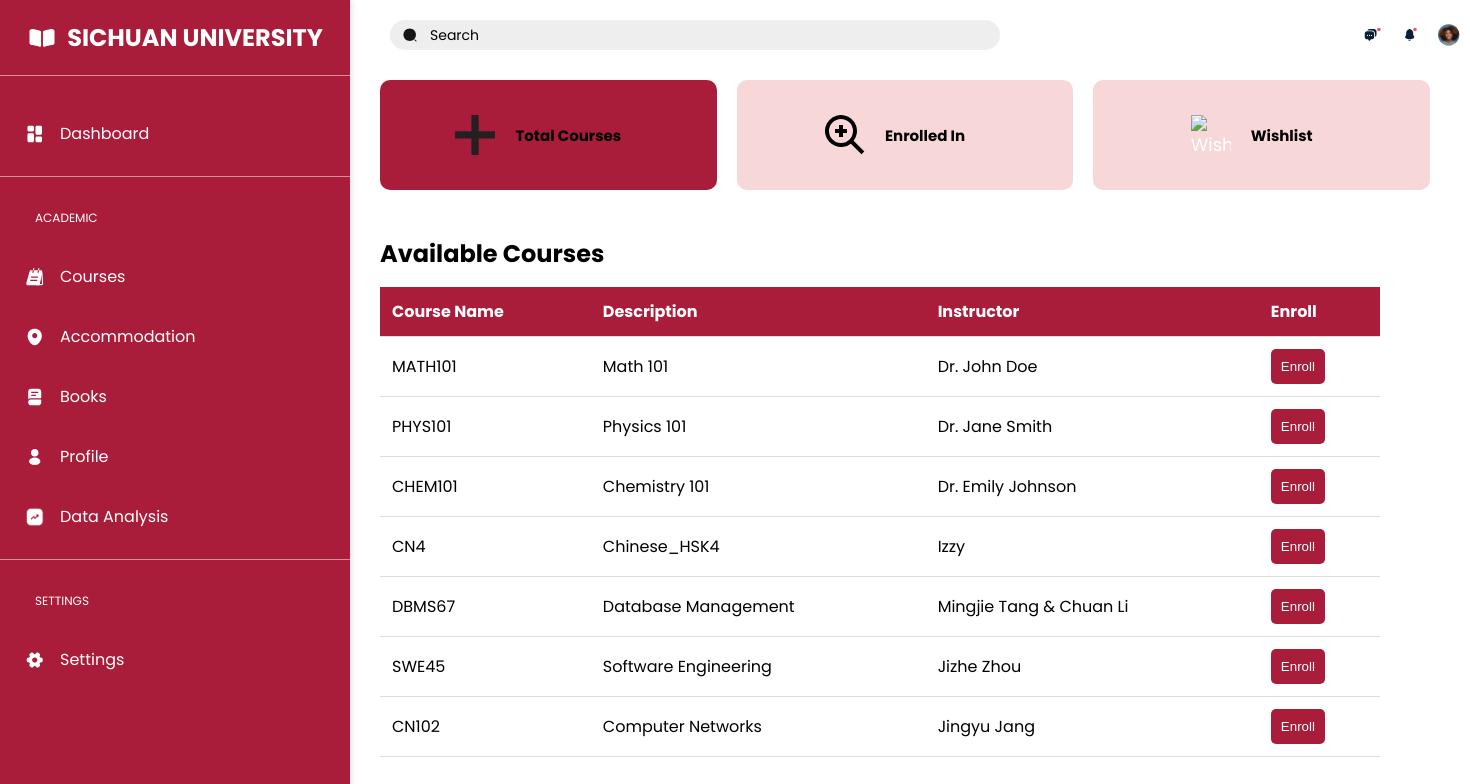
Screenshot of /courses with the database file from the repository.
### tables this page shows
CREATE TABLE courses (
                id INTEGER PRIMARY KEY AUTOINCREMENT,
                course_code TEXT NOT NULL,
                course_name TEXT NOT NULL,
                instructor TEXT,
                credits INTEGER NOT NULL,
                status TEXT NOT NULL
            );

### app.py (the view)
@app.route('/courses')
def index():
    conn = get_db_connection()
    courses = conn.execute('SELECT * FROM courses').fetchall()
    total_courses = conn.execute('SELECT COUNT(*) FROM courses').fetchone()[0]
    total_enrolled = conn.execute("SELECT COUNT(*) FROM courses WHERE status='Enrolled'").fetchone()[0]
    conn.close()
    return render_template('courses.html', courses=courses, total_courses=total_courses, total_enrolled=total_enrolled)

### app.py (called while the page is built)
def get_db_connection():
    conn = sqlite3.connect('student_info_system.db')
    conn.row_factory = sqlite3.Row  # This allows us to access columns by name
    return conn

### templates/courses.html (shortened to what this page needs)
<!DOCTYPE html>
<html lang="en">
<head>
    <link rel="stylesheet" href="/static/css/styles.css">
</head>
<body>
    <div class="sidebar">
        <div class="title">
            <img src="/static/img/book.svg" alt="Book Icon" width="30" height="30">
            <h1>SICHUAN UNIVERSITY</h1>
        </div>
        <hr>
        <a href="/dashboard" class="button">
            <img src="/static/img/dash.svg" alt="Dash Icon" width="20" height="20">
            Dashboard
        </a>
        <hr>
        <p>ACADEMIC</p>
        <a href="/courses" class="button">
            <img src="/static/img/menu.svg" alt="Dash Icon" width="20" height="20">
            Courses
        </a>
        <a href="/accommodations" class="button">
            <img src="/static/img/location.svg" alt="Dash Icon" width="20" height="20">
            Accommodation
        </a>
        <a href="/books" class="button">
            <img src="/static/img/books.svg" alt="Dash Icon" width="20" height="20">
            Books
        </a>
        <a href="/profile" class="button">
            <img src="/static/img/profile.svg" alt="Dash Icon" width="20" height="20">
            Profile
        </a>
        <a href="/analysis" class="button">
            <img src="/static/img/analysis.png" alt="Dash Icon" width="20" height="20">
            Data Analysis
        </a>
        <hr>
        <p>SETTINGS</p>
        <a href="#" class="button">
            <img src="/static/img/SET.svg" alt="Dash Icon" width="20" height="20">
            Settings
        </a>
    </div>
    <div class="content">
        <img class="icons" src="/static/img/icons.svg" alt="Icons" width="100" height="100">
        <div class="search-bar">
            <img src="/static/img/search-normal.svg" alt="Search Icon" width="20" height="20">
            <input type="text" placeholder="Search">
        </div>
        <div class="rectangle-container">
            <div class="rectangle">
                <img src="static\img\cp1.svg" alt="Total Courses Icon" class="rectangle-icon">
                <p>Total Courses</p>
            </div>
            <div class="rectangle">
                <img src="static\img\cp2.svg" alt="Enrolled In Icon" class="rectangle-icon">
                <p>Enrolled In</p>
            </div>
            <div class="rectangle">
                <img src="static\img\cp3.svg" alt="Wishlist Icon" class="rectangle-icon">
                <p>Wishlist</p>
            </div>
        </div>
        <div class="Course_table">
            <h1>Available Courses</h1>
            <table>
                <thead>
                    <tr>
                        <th>Course Name</th>
                        <th>Description</th>
                        <th>Instructor</th>
                        <th>Enroll</th>
                    </tr>
                </thead>
                <tbody>
                    {% for course in courses %}
                    <tr>
                        <td>{{ course[1] }}</td>
                        <td>{{ course[2] }}</td>
                        <td>{{ course[3] }}</td>
                        <td>
                            <form class="course-form" data-course-name="{{ course[1] }}">
                                {% if course.enrolled %}
                                    <button type="submit" class="drop-button">Drop Course</button>
                                {% else %}
                                    <button type="submit" class="enroll-button">Enroll</button>
                                {% endif %}
                            </form>
                        </td>
                    </tr>
                    {% endfor %}
                </tbody>
            </table>
        </div>
    </div>
</body>
</html>

### static/css/styles.css (style rules this page uses)
body { font-family: 'Poppins', sans-serif; margin: 0; padding: 0; box-sizing: border-box; }
.title, .R-title { font-size: 40px; font-family: 'Poppins'; font-weight: bold; color: #A91D3A; }
input, select { width: 100%; border: none; border-bottom: 2px solid #A91D3A; outline: none; font-size: 18px; padding: 10px 0; background: transparent; }
input::placeholder { color: #A91D3A; opacity: 1; }

### templates/courses.html (style rules this page uses)
.sidebar { width: 100%; max-width: 350px; min-width: 200px; height: 100%; background-color: #A91D3A; position: fixed; left: 0; top: 0; overflow: auto; box-shadow: 2px 0 5px rgba(0,0,0,0.1); display: flex; justify-content: flex-start; align-items: center; flex-direction: column; padding-top: 20px; }
.sidebar .title { display: flex; align-items: center; justify-content: center; color: white; }
.sidebar .title img { margin-right: 10px; }
.sidebar .title h1 { font-size: 24px; font-weight: bold; margin: 0; }
.sidebar hr { width: 100%; margin: 20px 0; height: 1px; background-color: white; opacity: 0.5; border: none; }
.sidebar p { color: white; font-size: 12px; font-family: 'Poppins', sans-serif; text-align: left; width: 80%; }
.sidebar .button { width: 300px; background-color: #A91D3A; color: white; border: none; border-radius: 30px; padding: 10px; display: flex; align-items: center; justify-content: flex-start; cursor: pointer; transition: transform 0.3s ease, background-color 0.3s ease; text-decoration: none; font-family: 'Poppins', sans-serif; font-size: 16px; margin-top: 15px; }
.sidebar .button img { margin-right: 15px; }
.content { margin-left: 0; padding: 20px; display: flex; flex-direction: column; align-items: flex-start; position: relative; }
.icons { position: absolute; left: 1000px; top: -15px; }
.search-bar { width: 100%; max-width: 590px; height: 30px; background-color: #EEEEEE; border-radius: 30px; display: flex; align-items: center; padding: 0 10px; margin-left: 10px; }
.search-bar img { margin-right: 10px; }
.search-bar input { border: none; background: none; outline: none; width: 100%; font-size: 14px; color: black; font-family: 'Poppins', sans-serif; }
.search-bar input::placeholder { color: black; }
.rectangle-container { display: flex; justify-content: flex-start; margin-top: 30px; width: 100%; }
.rectangle { flex: 1 1 0; max-width: 550px; height: 90px; background-color: #A91D3A; border-radius: 10px; display: flex; align-items: center; justify-content: center; color: white; font-family: 'Poppins', sans-serif; font-size: 18px; margin-right: 20px; padding: 10px; }
.rectangle:nth-child(2) { background-color: rgba(235, 146, 152, 0.364); }
.rectangle:nth-child(3) { background-color: rgba(235, 146, 152, 0.364); }
.rectangle p { font-size: 15px; font-weight: bold; color: black; }
.rectangle-icon { top: 10px; width: 40px; height: 40px; left: 50%; transform: translateX(-50%); }
.Course_table { margin-top: 30px; width: 100%; max-width: 1000px; }
.Course_table h1 { font-family: 'Poppins', sans-serif; font-size: 24px; }
.Course_table table { width: 100%; border-collapse: collapse; font-family: 'Poppins', sans-serif; }
.Course_table th, .Course_table td { padding: 12px; text-align: left; border-bottom: 1px solid #ddd; }
.Course_table th { background-color: #A91D3A; color: white; }
.enroll-button, .drop-button { background-color: #A91D3A; color: white; border: none; border-radius: 5px; padding: 10px; cursor: pointer; transition: background-color 0.3s ease; }
@media only screen and (min-width: 768px) { .sidebar { width: 350px; } }
@media only screen and (min-width: 768px) { .content { margin-left: 360px; } }

### rows the page displays
courses: course_code "MATH101", course_name "Math 101", instructor "Dr. John Doe"
courses: course_code "PHYS101", course_name "Physics 101", instructor "Dr. Jane Smith"
courses: course_code "CHEM101", course_name "Chemistry 101", instructor "Dr. Emily Johnson"
courses: course_code "CN4", course_name "Chinese_HSK4", instructor "Izzy"
courses: course_code "DBMS67", course_name "Database Management", instructor "Mingjie Tang & Chuan Li"
courses: course_code "SWE45", course_name "Software Engineering", instructor "Jizhe Zhou"
courses: course_code "CN102", course_name "Computer Networks", instructor "Jingyu Jang"
